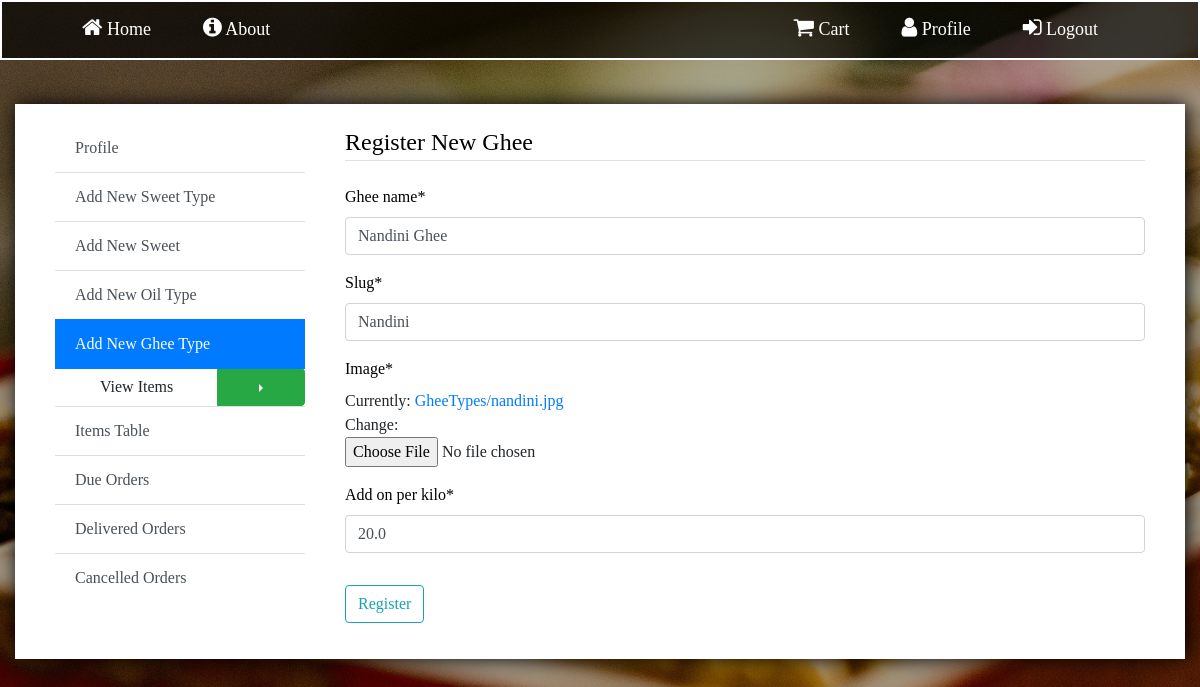
Page /ghee/4/update/ (signed in) on the committed database.
### store/models.py (models this page shows, shortened)
class GheeTypes(models.Model):
    ghee_name = models.CharField(max_length=200)
    add_on_per_kilo = models.FloatField()
    slug = models.SlugField(unique=True)
    image = models.ImageField(upload_to='GheeTypes',default='default_ghee.jpg')
    date = models.DateTimeField(default=timezone.now)
    class Meta:
        unique_together = ('ghee_name','slug')

### store/views.py (the view, shortened to what this page needs)
# urls.py: path('ghee/<int:pk>/update/', GheeUpdate.as_view(), name='ghee-update'),
class GheeUpdate(LoginRequiredMixin,PermissionRequiredMixin, SuccessMessageMixin, UpdateView):
    permission_required = ('is_superuser')
    model = GheeTypes
    fields = ['ghee_name','slug','image','add_on_per_kilo']

### store/templates/store/gheetypes_form.html (shortened to what this page needs)
{% extends 'store/admin_pages_base.html' %}
{% load crispy_forms_tags %}
{%block content%}
<div class="operations">
        <div class="list-group list-group-flush">
            <a href="{% url 'profile' %}" class="list-group-item list-group-item-action">Profile</a>
            <a href="{% url 'new-type' %}" class="list-group-item list-group-item-action">Add New Sweet Type</a>
            <a href="{% url 'new-sweet' %}" class="list-group-item list-group-item-action">Add New Sweet</a>
            <a href="{% url 'new-oil' %}" class="list-group-item list-group-item-action">Add New Oil Type</a>
            <a href="{% url 'new-ghee' %}" class="list-group-item list-group-item-action active">Add New Ghee Type</a>
            <div class="btn-group dropright">
                <button type="button" class="btn">
                    View Items
                </button>
                <button type="button" class="btn btn-success dropdown-toggle dropdown-toggle-split" data-toggle="dropdown"
                        aria-haspopup="true" aria-expanded="false">
                </button>
            </div>
            <a href="{% url 'items-table' %}" class="list-group-item list-group-item-action">Items Table</a>
            <a href="{% url 'due-list' %}" class="list-group-item list-group-item-action">Due Orders</a>
            <a href="{% url 'deliver-list' %}" class="list-group-item list-group-item-action">Delivered Orders</a>
            <a href="{% url 'cancelled-orders' %}" class="list-group-item list-group-item-action">Cancelled Orders</a>
        </div>
    </div>
    <div class="content">
        <form method="post" enctype="multipart/form-data">
                <fieldset class="form-group">
                    <legend class="border-bottom mb-4">Register New Ghee</legend>
                    {{form|crispy}}
                </fieldset>
                <div class="form-group">
                    <button class="btn btn-outline-info" type="submit">Register</button>
                </div>
        </form>
    </div>
{%endblock content%}

### store/static/css/base.css (style rules this page uses)
* { font-family: Calibri }
body { background: linear-gradient(rgba(0, 0, 0, 0.3),rgba(0, 0, 0, 0.3),rgba(0, 0, 0, 0.3)), url(../images/img1.jpg); background-size: cover; background-position: center; background-attachment: fixed; background-repeat: no-repeat; width: auto; }
label,legend,.text-muted { color: black; }

### store/static/css/admin_base.css (style rules this page uses)
.operations { flex: 2; margin: 10px 20px; min-width: 250px; }

### store/templates/store/gheetypes_form.html (style rules this page uses)
.content { flex: 7; margin: 10px 20px; background: white; }

### rows in the picture
GheeTypes: ghee_name "Nandini Ghee", slug "Nandini", add_on_per_kilo "20.0"
